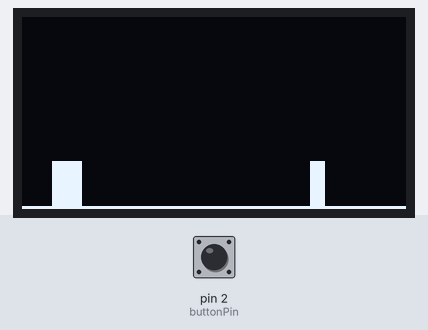
The sketch below on a simulated Arduino Uno, built with avr-gcc and run on an emulated ATmega328P. On the bench: 128×64 one-colour display. The test bench sets the inputs (shaded band); at power-on: pin 2 (buttonPin) LOW.

Above: at 1.24 s.
1.3 s: pin 2 (buttonPin) pulled HIGH for 0.15 s
At 1.39 s:
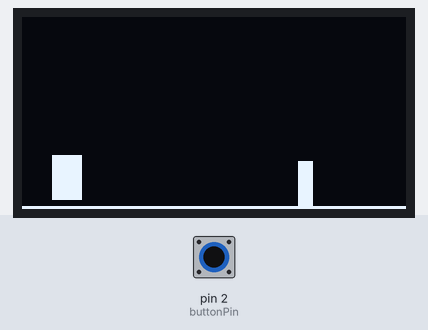
5.7 s: pin 2 (buttonPin) pulled HIGH for 1 s
At 6.25 s:
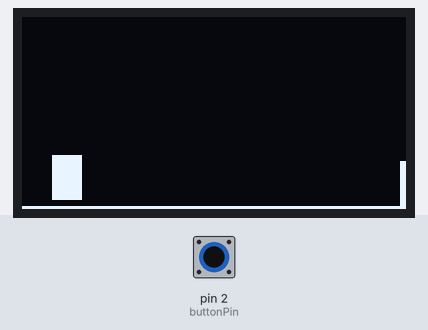
11.8 s: pin 2 (buttonPin) pulled HIGH for 3.2 s
At 12.48 s:
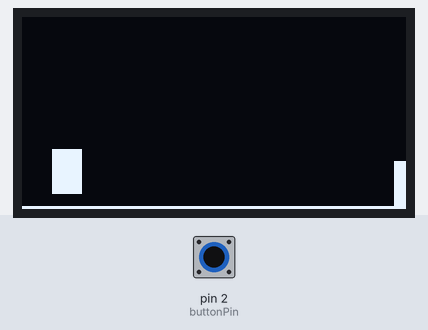

The sketch:

dinogame.ino
```cpp
#include <Adafruit_GFX.h>
#include <Adafruit_SSD1306.h>

#define SCREEN_WIDTH 128
#define SCREEN_HEIGHT 64
#define OLED_RESET    -1
Adafruit_SSD1306 display(SCREEN_WIDTH, SCREEN_HEIGHT, &Wire, OLED_RESET);

const int buttonPin = 2;
int dinoY = 48;
bool jumping = false;
int jumpHeight = 0;
int cactusX = SCREEN_WIDTH;

void setup() {
  pinMode(buttonPin, INPUT);
  display.begin(SSD1306_SWITCHCAPVCC, 0x3C);
  display.clearDisplay();
  display.display();
}

void loop() {
  if (digitalRead(buttonPin) == HIGH && !jumping) {
    jumping = true;
  }

  // Handle jump
  if (jumping) {
    if (jumpHeight < 20) {
      dinoY -= 2;
      jumpHeight += 2;
    } else {
      jumping = false;
    }
  } else if (dinoY < 48) {
    dinoY += 2;
    if (dinoY > 48) {
      dinoY = 48;
      jumpHeight = 0;
    }
  }

  // Move cactus
  cactusX -= 2;
  if (cactusX < 0) cactusX = SCREEN_WIDTH;

  // Check collision
  if (cactusX < 20 && dinoY > 40) {
    gameOver();
    return;
  }

  drawScene();
  delay(50);
}

void drawScene() {
  display.clearDisplay();
  // Ground
  display.drawLine(0, 63, SCREEN_WIDTH, 63, WHITE);
  // Dino
  display.fillRect(10, dinoY, 10, 15, WHITE);
  // Cactus
  display.fillRect(cactusX, 48, 5, 15, WHITE);
  display.display();
}

void gameOver() {
  display.clearDisplay();
  display.setTextSize(2);
  display.setTextColor(WHITE);
  display.setCursor(20, 30);
  display.println("Game Over");
  display.display();
  delay(2000);
  cactusX = SCREEN_WIDTH;
  dinoY = 48;
  jumpHeight = 0;
}
```
